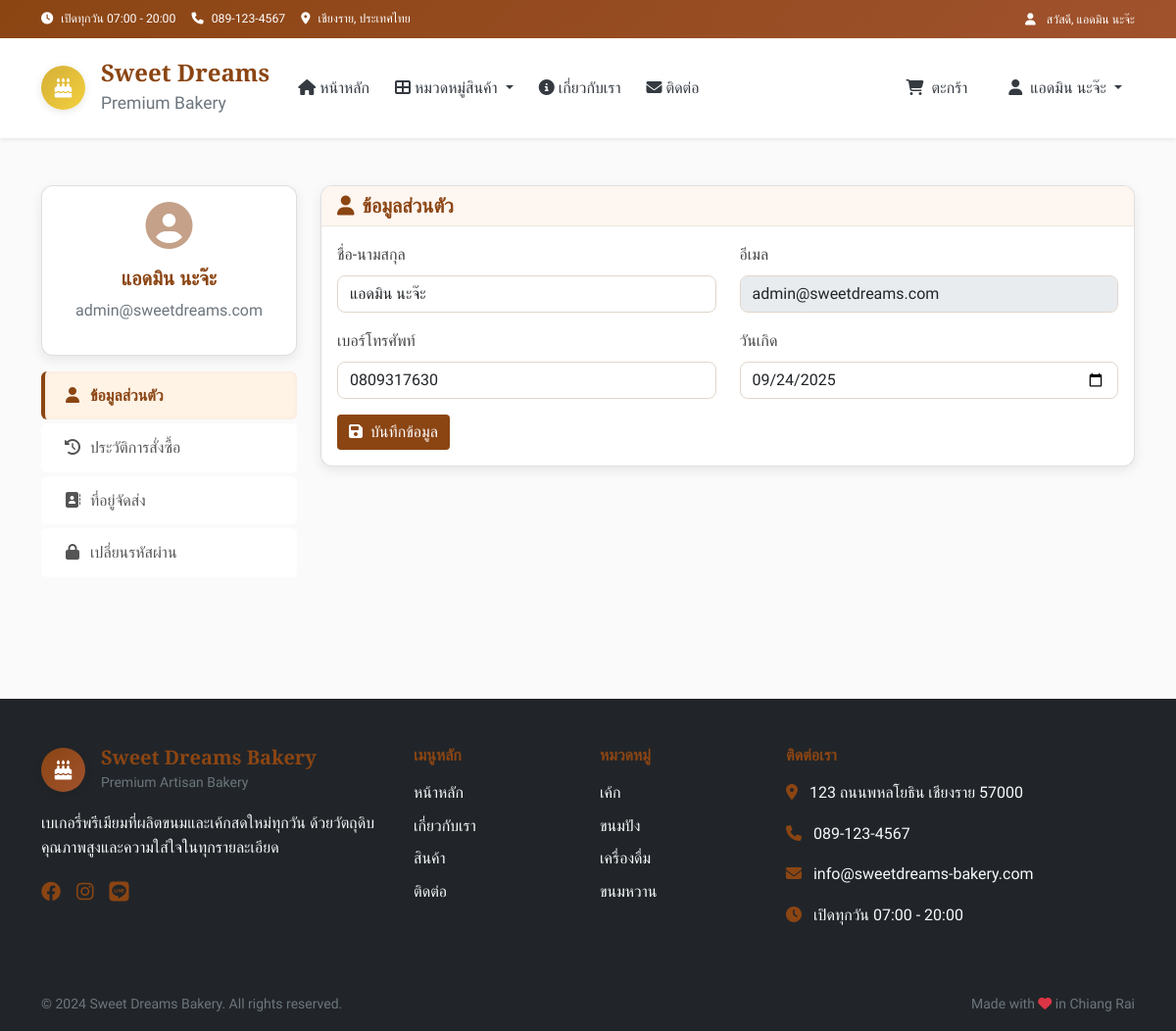
The page /profile (signed in) on the database as committed earlier.
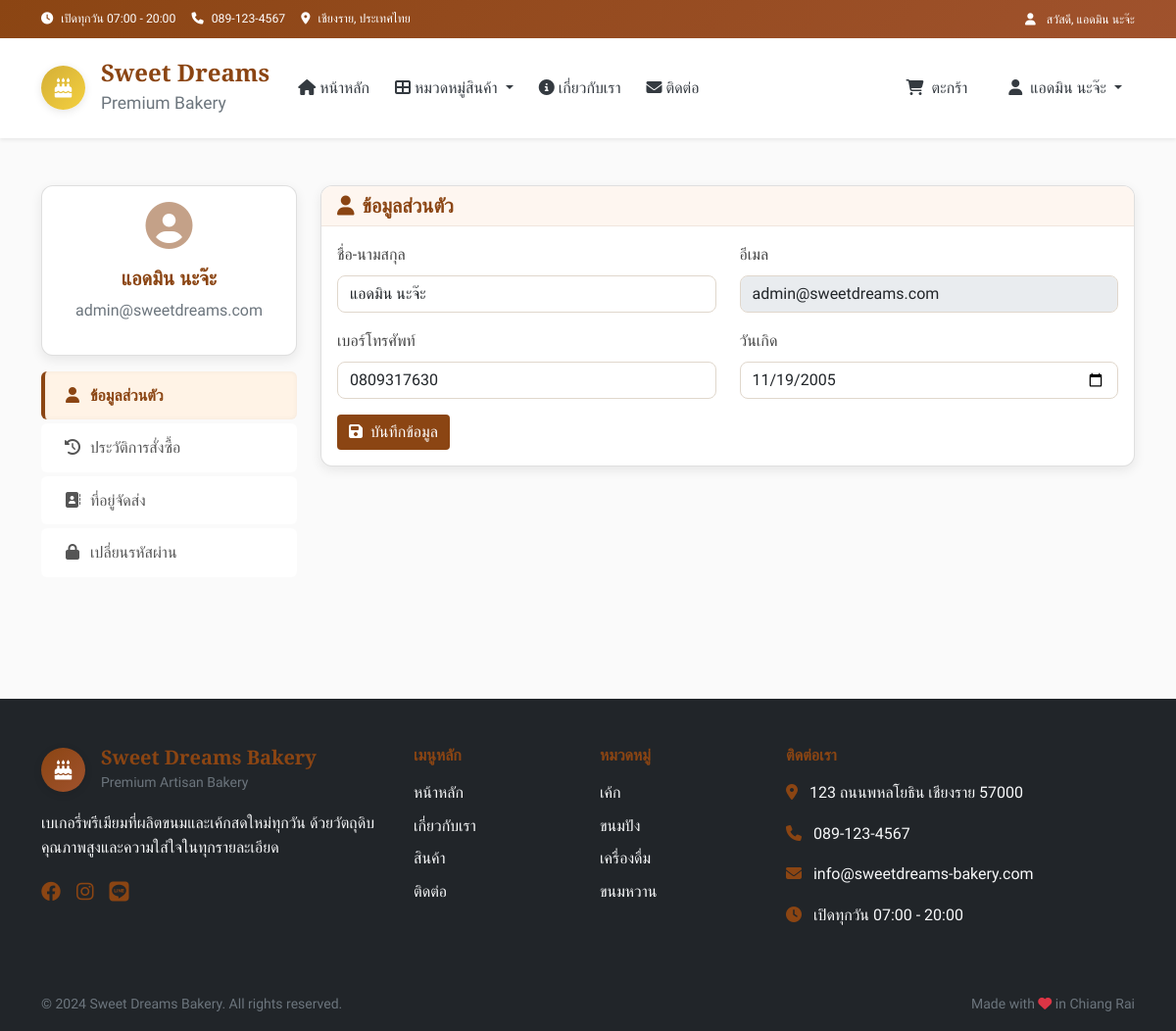
The same page on the database as committed later.
### tables this page shows
CREATE TABLE "users" (
	"id"	INTEGER,
	"username"	TEXT NOT NULL UNIQUE,
	"email"	TEXT NOT NULL UNIQUE,
	"password"	TEXT NOT NULL,
	"full_name"	TEXT,
	"phone"	TEXT,
	"address"	TEXT,
	"role"	TEXT DEFAULT 'customer',
	"birthday"	TEXT,
	"created_at"	TIMESTAMP DEFAULT CURRENT_TIMESTAMP,
	PRIMARY KEY("id" AUTOINCREMENT)
);

### app.py (the view)
@app.route('/profile')
def profile():
    if not session.get('user_id'):
        flash('กรุณาเข้าสู่ระบบก่อน')
        return redirect(url_for('login'))
    conn = get_db_connection()
    user = conn.execute(
        "SELECT * FROM users WHERE id = ?", (session.get('user_id'),)
    ).fetchone()
    orders = conn.execute("""
        SELECT * FROM orders
        WHERE user_id = ?
        ORDER BY created_at DESC
    """, (session.get('user_id'),)).fetchall()
    conn.close()
    return render_template('profile.html', user=user, orders=orders)

### app.py (called while the page is built)
@app.template_filter('to_bangkok')
def to_bangkok_filter(value, fmt='%d/%m/%Y %H:%M'):
    if not value:
        return "N/A"
    if isinstance(value, str):
        try:
            value = datetime.fromisoformat(value)
        except ValueError:
            return value
    dt = value.replace(tzinfo=ZoneInfo("UTC")).astimezone(ZoneInfo("Asia/Bangkok"))
    return dt.strftime(fmt)

def get_db_connection():
    conn = sqlite3.connect(DB_NAME)
    conn.row_factory = sqlite3.Row
    return conn

def get_categories():
    conn = get_db_connection()
    categories = conn.execute(
        "SELECT * FROM categories ORDER BY display_order"
    ).fetchall()
    conn.close()
    return categories

def get_cart_total():
    cart = session.get('cart', {})
    total_items = sum(item['quantity'] for item in cart.values())
    total_price = sum(item['quantity'] * item['price'] for item in cart.values())
    return total_items, total_price

@app.context_processor
def inject_global_data():
    categories = get_categories()
    cart_total_items, _ = get_cart_total()
    return dict(
        categories=categories,
        cart_total_items=cart_total_items
    )

### templates/profile.html (shortened to what the changed rows need)
{% extends "layout.html" %}
{% block extra_css %}
<link rel="stylesheet" href="{{ url_for('static', filename='css/profile.css') }}">
{% endblock %}
{% block content %}
<div class="profile-page">
    <div class="container py-5">
        <div class="row">
            <div class="col-md-3 mb-4">
                <div class="card">
                    <div class="card-body text-center">
                        <div class="mb-3">
                            <i class="fas fa-user-circle fa-5x text-primary"></i>
                        </div>
                        <h5>{{ user.full_name or user.username }}</h5>
                        <p class="text-muted">{{ user.email }}</p>
                    </div>
                </div>
            </div>
            <div class="col-md-9">
                <div class="tab-content active" id="profile-info">
                    <div class="card">
                        <div class="card-body">
                            <form method="POST" action="/update_profile">
                                <div class="row">
                                    <div class="col-md-6 mb-3">
                                        <label class="form-label">ชื่อ-นามสกุล</label>
                                        <input type="text" class="form-control" name="full_name"
                                               value="{{ user.full_name or '' }}">
                                    </div>
                                    <div class="col-md-6 mb-3">
                                        <label class="form-label">อีเมล</label>
                                        <input type="email" class="form-control" name="email"
                                               value="{{ user.email }}" readonly>
                                    </div>
                                </div>
                                <div class="row">
                                    <div class="col-md-6 mb-3">
                                        <label class="form-label">เบอร์โทรศัพท์</label>
                                        <input type="tel" class="form-control" name="phone"
                                               value="{{ user.phone or '' }}">
                                    </div>
                                    <div class="col-md-6 mb-3">
                                        <label class="form-label">วันเกิด</label>
                                        <input type="date" class="form-control" name="birthday"
                                        value="{{ user.birthday or '' }}">
                                    </div>
                                </div>
                            </form>
                        </div>
                    </div>
                </div>
            </div>
        </div>
    </div>
</div>
{% endblock %}

Rows that differ between the two databases and show on the page:
changed users "แอดมิน นะจ๊ะ": birthday "09/24/2025" → "11/19/2005"
